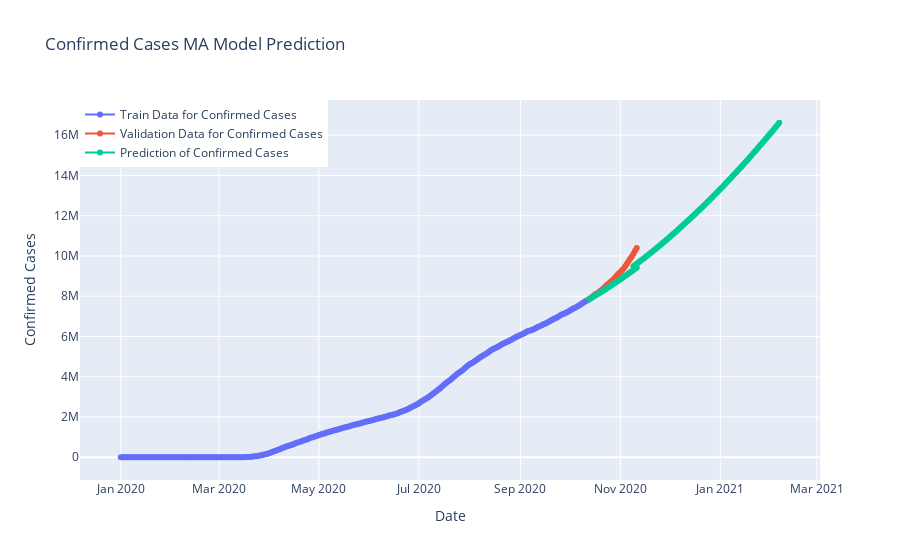

Write notebook code for a chart like this one.
### Code cell
fig=go.Figure()
fig.add_trace(go.Scatter(x=model_train.index, y=model_train["cumulative_confirmed"],
                    mode='lines+markers',name="Train Data for Confirmed Cases"))
fig.add_trace(go.Scatter(x=valid.index, y=valid["cumulative_confirmed"],
                    mode='lines+markers',name="Validation Data for Confirmed Cases",))
fig.add_trace(go.Scatter(x=y_pred.index, y=y_pred["MA Model Prediction"],
                    mode='lines+markers',name="Prediction of Confirmed Cases",))
fig.update_layout(title="Confirmed Cases MA Model Prediction",
                 xaxis_title="Date",yaxis_title="Confirmed Cases",legend=dict(x=0,y=1,traceorder="normal"))
fig.show()
